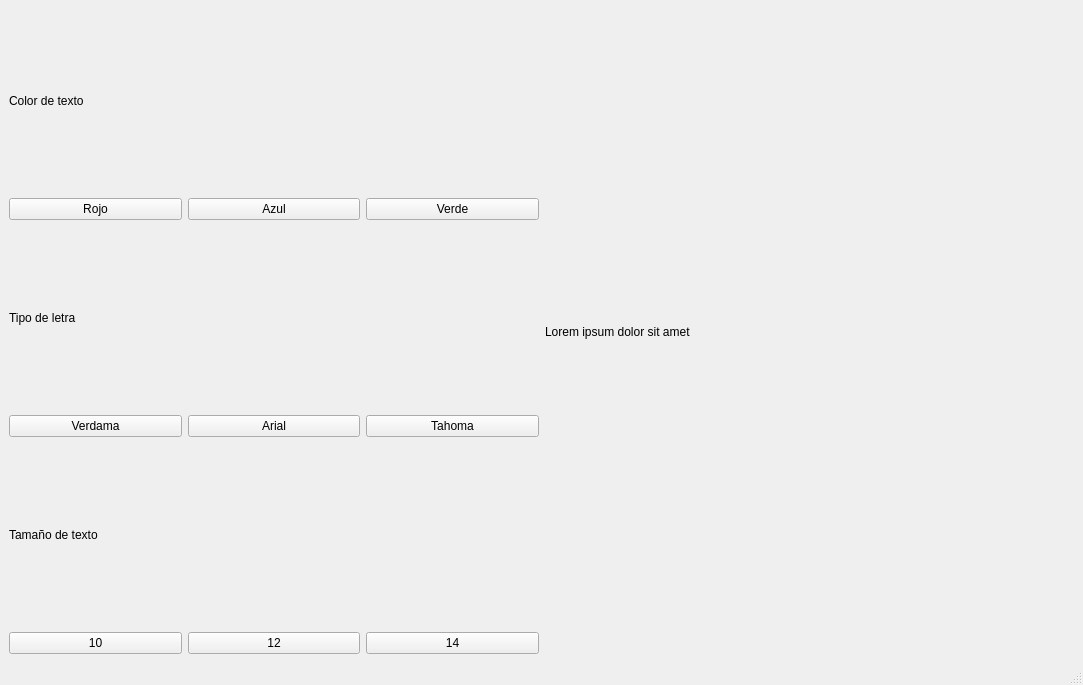
<?xml version="1.0" encoding="UTF-8"?>
<ui version="4.0">
 <class>MainWindow</class>
 <widget class="QMainWindow" name="MainWindow">
  <property name="geometry">
   <rect>
    <x>0</x>
    <y>0</y>
    <width>1083</width>
    <height>685</height>
   </rect>
  </property>
  <property name="windowTitle">
   <string>MainWindow</string>
  </property>
  <widget class="QWidget" name="centralwidget">
   <layout class="QHBoxLayout" name="horizontalLayout_5">
    <item>
     <layout class="QHBoxLayout" name="horizontalLayout_4">
      <item>
       <layout class="QVBoxLayout" name="verticalLayout">
        <item>
         <widget class="QLabel" name="label">
          <property name="text">
           <string>Color de texto</string>
          </property>
         </widget>
        </item>
        <item>
         <layout class="QHBoxLayout" name="horizontalLayout">
          <item>
           <widget class="QPushButton" name="pushButton">
            <property name="text">
             <string>Rojo</string>
            </property>
            <property name="checkable">
             <bool>true</bool>
            </property>
            <attribute name="buttonGroup">
             <string notr="true">buttonGroup</string>
            </attribute>
           </widget>
          </item>
          <item>
           <widget class="QPushButton" name="pushButton_2">
            <property name="text">
             <string>Azul</string>
            </property>
            <property name="checkable">
             <bool>true</bool>
            </property>
            <attribute name="buttonGroup">
             <string notr="true">buttonGroup</string>
            </attribute>
           </widget>
          </item>
          <item>
           <widget class="QPushButton" name="pushButton_3">
            <property name="text">
             <string>Verde</string>
            </property>
            <property name="checkable">
             <bool>true</bool>
            </property>
            <attribute name="buttonGroup">
             <string notr="true">buttonGroup</string>
            </attribute>
           </widget>
          </item>
         </layout>
        </item>
        <item>
         <widget class="QLabel" name="label_2">
          <property name="text">
           <string>Tipo de letra</string>
          </property>
         </widget>
        </item>
        <item>
         <layout class="QHBoxLayout" name="horizontalLayout_2">
          <item>
           <widget class="QPushButton" name="pushButton_4">
            <property name="text">
             <string>Verdama</string>
            </property>
            <property name="checkable">
             <bool>true</bool>
            </property>
            <attribute name="buttonGroup">
             <string notr="true">buttonGroup_2</string>
            </attribute>
           </widget>
          </item>
          <item>
           <widget class="QPushButton" name="pushButton_5">
            <property name="text">
             <string>Arial</string>
            </property>
            <property name="checkable">
             <bool>true</bool>
            </property>
            <attribute name="buttonGroup">
             <string notr="true">buttonGroup_2</string>
            </attribute>
           </widget>
          </item>
          <item>
           <widget class="QPushButton" name="pushButton_6">
            <property name="text">
             <string>Tahoma</string>
            </property>
            <property name="checkable">
             <bool>true</bool>
            </property>
            <attribute name="buttonGroup">
             <string notr="true">buttonGroup_2</string>
            </attribute>
           </widget>
          </item>
         </layout>
        </item>
        <item>
         <widget class="QLabel" name="label_3">
          <property name="text">
           <string>Tamaño de texto</string>
          </property>
         </widget>
        </item>
        <item>
         <layout class="QHBoxLayout" name="horizontalLayout_3">
          <item>
           <widget class="QPushButton" name="pushButton_8">
            <property name="text">
             <string>10</string>
            </property>
            <property name="checkable">
             <bool>true</bool>
            </property>
            <attribute name="buttonGroup">
             <string notr="true">buttonGroup_4</string>
            </attribute>
           </widget>
          </item>
          <item>
           <widget class="QPushButton" name="pushButton_7">
            <property name="text">
             <string>12</string>
            </property>
            <property name="checkable">
             <bool>true</bool>
            </property>
            <attribute name="buttonGroup">
             <string notr="true">buttonGroup_4</string>
            </attribute>
           </widget>
          </item>
          <item>
           <widget class="QPushButton" name="pushButton_9">
            <property name="text">
             <string>14</string>
            </property>
            <property name="checkable">
             <bool>true</bool>
            </property>
            <attribute name="buttonGroup">
             <string notr="true">buttonGroup_4</string>
            </attribute>
           </widget>
          </item>
         </layout>
        </item>
       </layout>
      </item>
      <item>
       <widget class="QLabel" name="label_4">
        <property name="text">
         <string>Lorem ipsum dolor sit amet</string>
        </property>
       </widget>
      </item>
     </layout>
    </item>
   </layout>
  </widget>
  <widget class="QMenuBar" name="menubar">
   <property name="geometry">
    <rect>
     <x>0</x>
     <y>0</y>
     <width>1083</width>
     <height>33</height>
    </rect>
   </property>
  </widget>
  <widget class="QStatusBar" name="statusbar"/>
 </widget>
 <resources/>
 <connections/>
 <buttongroups>
  <buttongroup name="buttonGroup"/>
  <buttongroup name="buttonGroup_2"/>
  <buttongroup name="buttonGroup_4"/>
 </buttongroups>
</ui>
